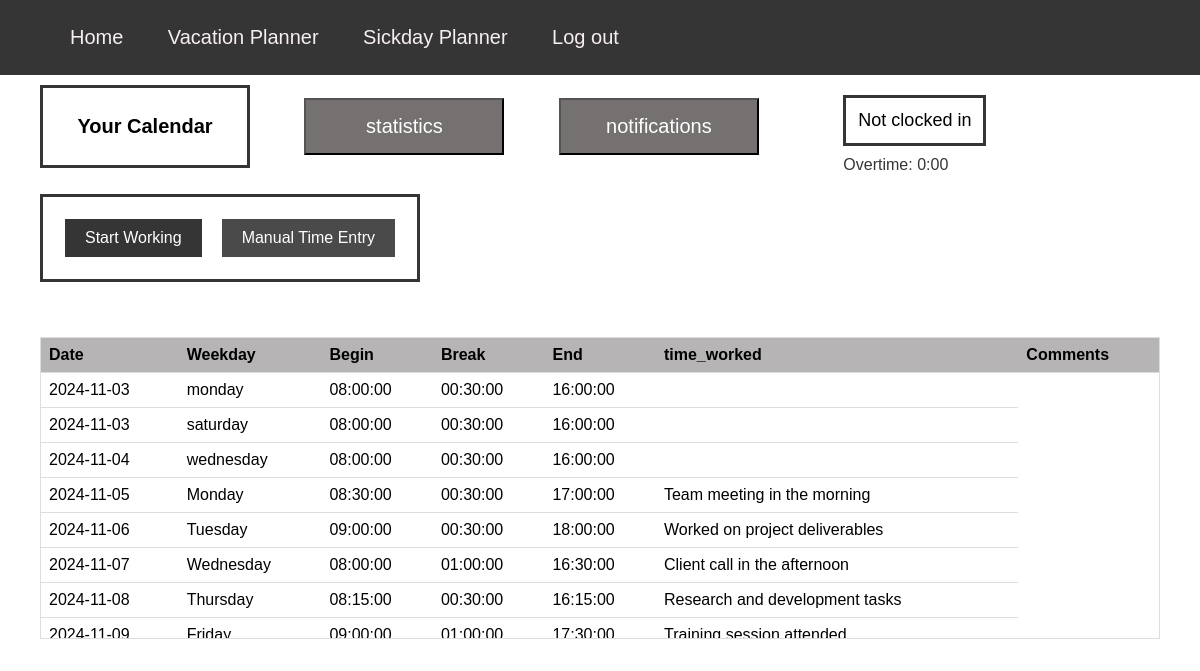
The page /employee.php on the database as committed earlier.
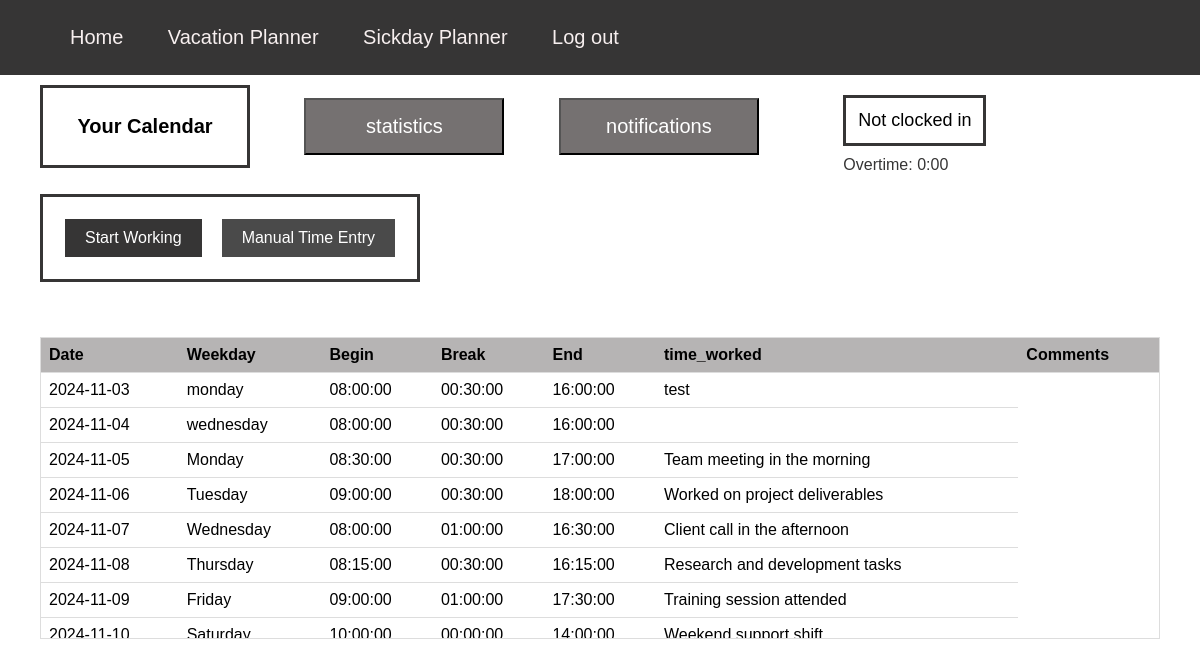
The same page on the database as committed later.
### tables this page shows
CREATE TABLE `day` (
  `id` int(11) NOT NULL,
  `date` date NOT NULL,
  `weekday` text DEFAULT NULL,
  `time_started` time DEFAULT NULL,
  `time_ended` time DEFAULT NULL,
  `time_worked` time DEFAULT NULL,
  `time_break` time DEFAULT NULL,
  `comment` text NOT NULL
);

### employee.php (the view, shortened to what this page needs)
<!DOCTYPE html>
<html lang="en">
<head>
    <link rel="stylesheet" href="timetracking.css">
    <link rel="stylesheet" href="main.css">
</head>
<body>
    <nav class="navigation">
      <div class="navlist">
      <ul>
        <li class="navelement"><a href="employee.php" class="navlink">Home</a></li>
        <li class="navelement"><a href="vacationemplo.php" class="navlink">Vacation Planner</a> </li>
        <li class="navelement"><a href="sickdays.html" class="navlink">Sickday Planner</a> </li>
        <li class="navelement"><a href="login.php" class="navlink">Log out</a> </li>
      </ul>
    </div>
    </nav>
    <main>
    <div class ="calbox">
      <p class="calp">Your Calendar</p>
    </div>
    <div class = buttonbox>
      <button type="button" class ="statsbutton"><a href="statisticsemplo.php">statistics</a></button>
    </div>
    <div class = buttonbox>
      <button type="button" class ="statsbutton"><a href="notifications.html">notifications</a></button>
    </div>
    <div class="status-box">
      <div id="timeStatus" class="time-status">
          Not clocked in
      </div>
      <div class="flex-time">
          Overtime: 0:00
      </div>
    </div>
    <div class="control-panel">
      <div class="button-container">
        <button class="time-button" id="startButton">Start Working</button>
        <button class="time-button manual-entry-button" id="manualEntryButton">Manual Time Entry</button>
      </div>
    </div>
        <div class="table-container">
            <table>
                <thead>
                    <tr>
                        <th>Date</th>
                        <th>Weekday</th>
                        <th>Begin</th>
                        <th>Break</th>
                        <th>End</th>
                        <th>time_worked</th>
                        <th>Comments</th>
                    </tr>
                </thead>
                <tbody>
                    <?php
                    $servername = "localhost";
                    $username = "root";
                    $password = "";
                    $dbname = "time_management";
                    $conn = new mysqli($servername, $username, $password, $dbname);
                    $sql = "SELECT * FROM day ORDER BY date";
                    $result = $conn->query($sql);
                    if ($result->num_rows > 0) {
                        while($row = $result->fetch_assoc()) {
                            echo "<tr>";
                            echo "<td>" . $row["date"] . "</td>";
                            echo "<td>" . $row["weekday"] . "</td>";
                            echo "<td>" . $row["time_started"] . "</td>";
                            echo "<td>" . $row["time_break"] . "</td>";
                            echo "<td>" . $row["time_ended"] . "</td>";
                            echo "<td>" . $row["comment"] . "</td>";
                            echo "</tr>";
                        }
                    } else {
                        echo "<tr><td colspan='6'>No data available</td></tr>";
                    }
                    ?>
                </tbody>
            </table>
        </div>
    </main>
</body>
</html>

Rows that differ between the two databases and show on the page:
removed day: date "2024-11-03", weekday "saturday", time_started "08:00:00", time_break "00:30:00", time_ended "16:00:00"
changed day "monday": comment (not shown) → "test"
now on this page (row unchanged): day: date "2024-11-10", weekday "Saturday", time_started "10:00:00", time_break "00:00:00", time_ended "14:00:00", comment "Weekend support shift"
